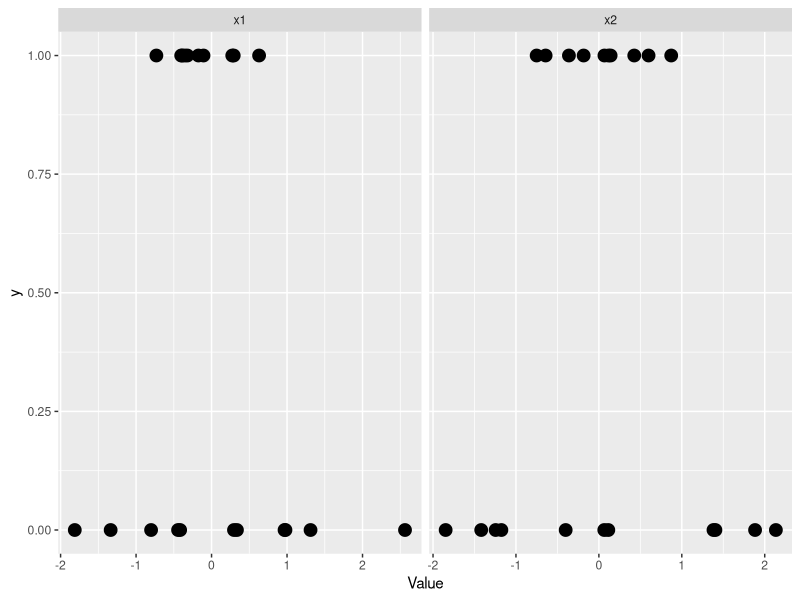
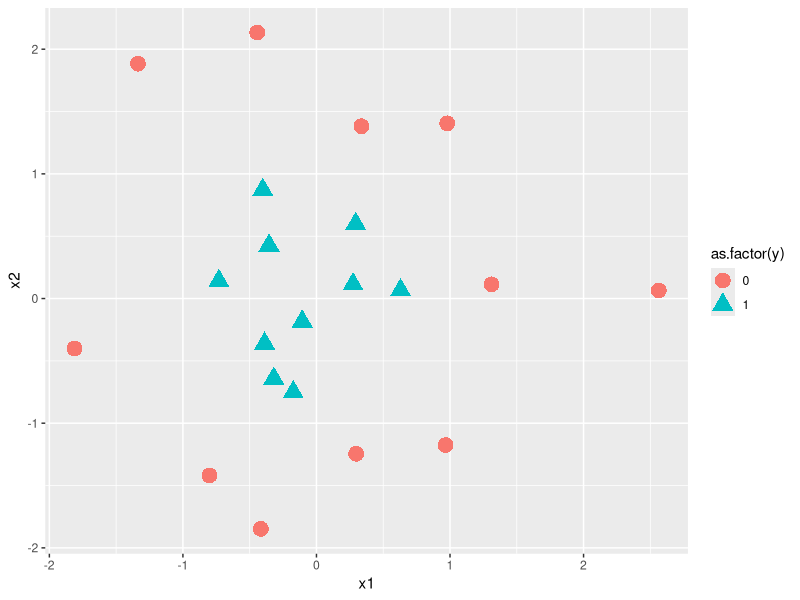
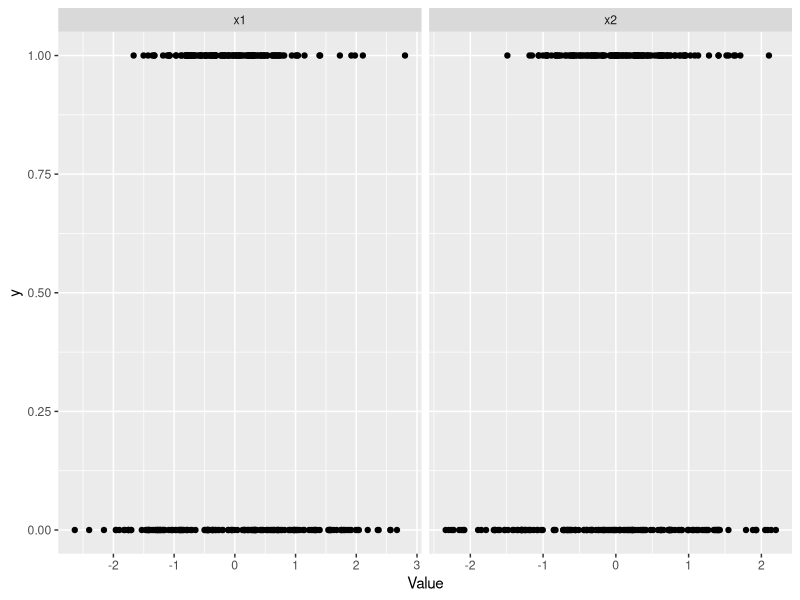
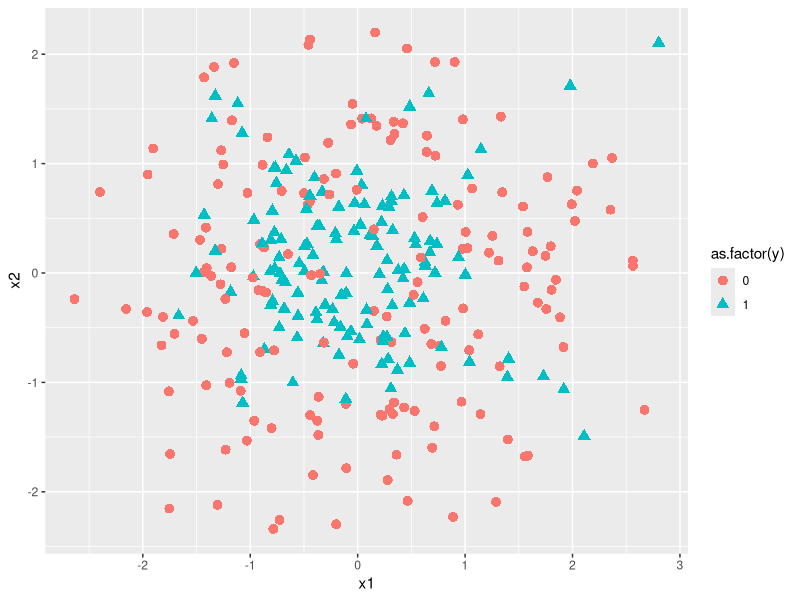
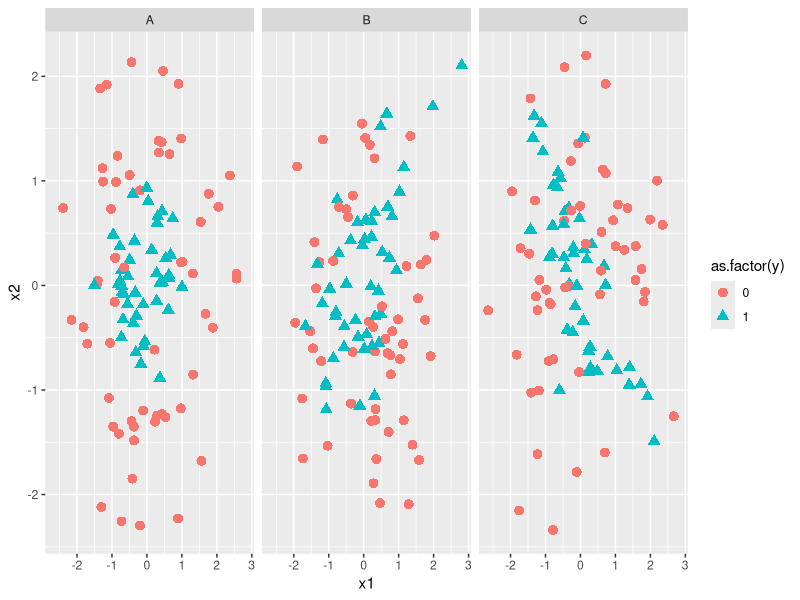
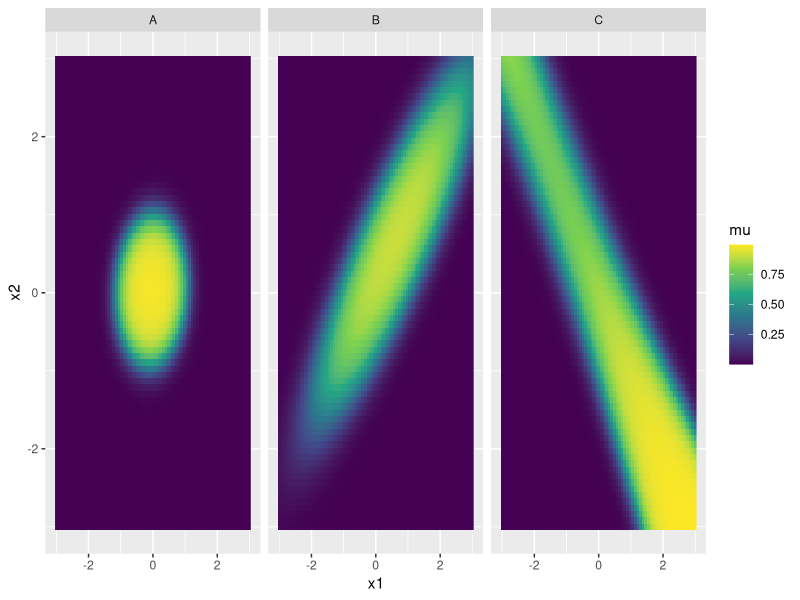
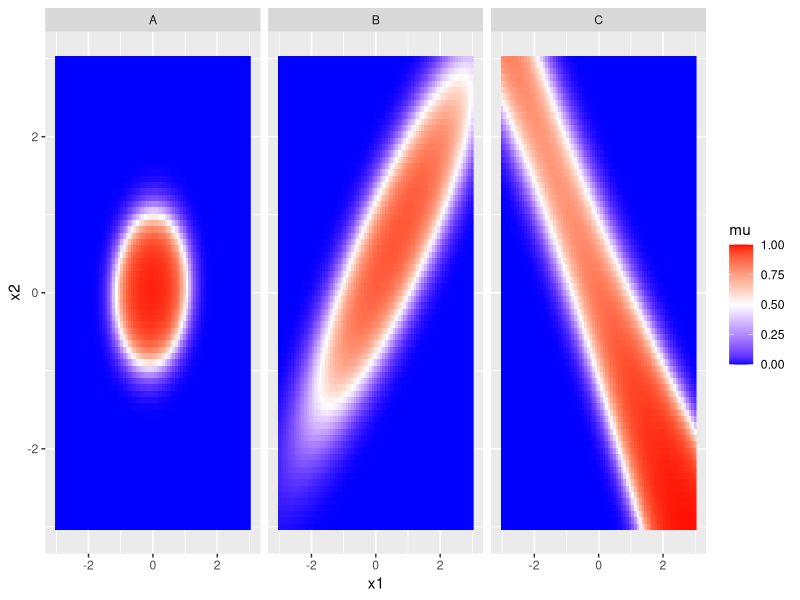
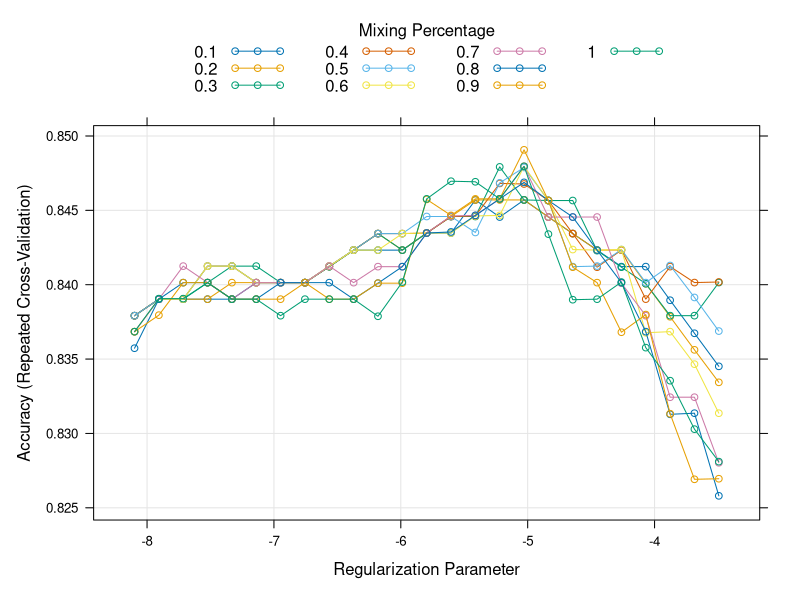

Reproduce these figures in R, in order. (Note: this script raises an error after producing the figures.)
## ---- chunk 1
knitr::opts_chunk$set(echo = TRUE)
## ---- chunk 2
library(tidyverse)
## ---- chunk 3
df <- readr::read_csv('hw11_binary_train.csv', col_names = TRUE)
## ---- chunk 4
df %>% glimpse()
## ---- chunk 5
df_small <- df %>% slice(1:21)

df_small
## ---- chunk 6
df_small %>% count(x3)
## ---- chunk 7
df %>% count(x3)
## ---- chunk 8
df_small %>% count(y) %>% 
  mutate(prop = n / sum(n))
## ---- chunk 9
df %>% count(y) %>% 
  mutate(prop = n / sum(n))
## ---- chunk 10
df_small %>%
  pivot_longer(cols = c("x1", "x2"), names_to = "Variable", values_to = "Value") %>%
  ggplot(aes(x = Value, y = y)) +
  geom_point(size = 4) +
  facet_wrap(~Variable, scales = "free_x")
## ---- chunk 11
mod_small_a <- glm( y ~ x1 * x2, df_small,family = 'binomial' )
## ---- chunk 12
mod_small_b <- glm( y ~ x1 * x2 + I(x1^2) + I(x2^2), df_small,family = 'binomial' )
## ---- chunk 13
summary(mod_small_b)
## ---- chunk 14
ggplot(df_small, mapping =aes(x = x1, y = x2, color = as.factor(y), shape = as.factor(y))) +
  geom_point(size = 5)
## ---- chunk 15
df%>%
  pivot_longer(cols = c("x1", "x2"), names_to = "Variable", values_to = "Value") %>%
  ggplot(aes(x = Value, y = y)) +
  geom_point() +
  facet_wrap(~Variable, scales = "free_x")
## ---- chunk 16
ggplot(df, mapping =aes(x = x1, y = x2, color = as.factor(y), shape = as.factor(y))) +
  geom_point(size = 3)
## ---- chunk 17
ggplot(df, mapping=aes(x = x1, y = x2, color = as.factor(y), shape = as.factor(y))) +
  geom_point(size = 3) +
  facet_wrap(~x3)
## ---- chunk 18
fit_glm <- glm( y ~ x3 * (x1*x2 + I(x1^2) + I(x2^2)), df, family = 'binomial' )
## ---- chunk 19
summary(fit_glm)
## ---- chunk 20
viz_grid <- expand.grid(x1 = seq(-3, 3, length.out=75),
                        x2 = seq(-3, 3, length.out=75),
                        x3 = c("A", "B", "C"),
                        KEEP.OUT.ATTRS = FALSE, 
                        stringsAsFactors = FALSE) %>% 
  as.data.frame() %>% tibble::as_tibble()

viz_grid %>% glimpse()
## ---- chunk 21
pred_viz_glm_a <- predict(fit_glm, newdata = viz_grid)
summary(pred_viz_glm_a)
## ---- chunk 22
pred_viz_glm_b <- predict(fit_glm, newdata = viz_grid, type = 'response')
summary(pred_viz_glm_b)
## ---- chunk 23
viz_grid %>% mutate(mu = pred_viz_glm_b) %>%
  ggplot(mapping=aes(x = x1, y = x2)) +
  geom_raster(mapping = aes(fill = mu)) +
  scale_fill_viridis_c()+
  facet_wrap(~x3)
## ---- chunk 24
viz_grid %>% mutate(mu = pred_viz_glm_b) %>%
  ggplot(mapping=aes(x = x1, y = x2)) +
  geom_raster(mapping = aes(fill = mu)) +
  scale_fill_gradient2(low = 'blue', mid = 'white', high = 'red',
                     midpoint = 0.5,
                     limits = c(0, 1))+
  facet_wrap(~x3)
## ---- chunk 25
library(caret)
## ---- chunk 26
df_caret <- df %>% 
  mutate(outcome = ifelse(y == 1, 'event', 'non_event')) %>% 
  mutate(outcome = factor(outcome, levels = c("event", "non_event"))) %>% 
  select(x1, x2, x3, outcome)

df_caret %>% glimpse()
## ---- chunk 27
my_ctrl <- trainControl(method = 'repeatedcv', number = 10, repeats = 3)
my_metric <- "Accuracy"
## ---- chunk 28
set.seed(1234)
enet_default <- train( outcome ~ x3 * (x1*x2 + I(x1^2) + I(x2^2)),
                       data = df_caret,
                       method = 'glmnet',
                       metric = my_metric,
                       preProcess = c("center", "scale"),
                       trControl = my_ctrl)

enet_default

## ---- chunk 29
lambda_range <- exp(seq(log(min(enet_default$results$lambda)),
                        log(max(enet_default$results$lambda)),
                        length = 25))
enet_grid <- expand.grid(alpha = seq(0.1, 1, by = 0.1),
                         lambda = lambda_range)

nrow(enet_grid)
# Calculate total models fit
nrow(enet_grid) * 10 * 3
## ---- chunk 30
set.seed(1234)
enet_tune <- train(outcome ~ x3 * (x1*x2 + I(x1^2) + I(x2^2)), data = df_caret, method = "glmnet",
                   trControl = my_ctrl, tuneGrid = enet_grid, metric = my_metric,
                   preProcess = c('center', 'scale'))

plot(enet_tune, xTrans = log)
## ---- chunk 31
enet_tune$bestTune
## ---- chunk 32
coefficients <- coef(enet_tune$finalModel, s = enet_tune$bestTune$lambda, mode = "fraction", x = enet_tune$trainingData[, -ncol(enet_tune$trainingData)])
print(coefficients)
## ---- chunk 33
pred_viz_enet_probs <- predict( enet_tune, newdata = viz_grid, type = 'prob' )
## ---- chunk 34
viz_enet_df <- viz_grid %>% bind_cols(pred_viz_enet_probs)

viz_enet_df %>% glimpse()
## ---- chunk 35
viz_enet_df %>% 
  ggplot(mapping = aes(x = x1, y = x2)) +
  geom_raster(mapping = aes(fill = event)) +
  scale_fill_gradient2(low = 'blue', mid = 'white', high = 'red',
                       midpoint = 0.5,
                       limits = c(0, 1))+
   facet_wrap(~x3) 
## ---- chunk 36
enet_varimp <- varImp(enet_tune, scale = FALSE)
plot(enet_varimp)
## ---- chunk 37
set.seed(1234)
nnet_default <- train( outcome ~ .,
                       data = df_caret,
                       method = 'nnet',
                       metric = my_metric,
                       trControl = my_ctrl,
                       preProcess = c("center", "scale"),
                       trace = FALSE)

nnet_default
## ---- chunk 38
nnet_grid <- expand.grid(size = c(5, 9, 13, 17, 21),
                         decay = exp(seq(-6, 0, length = 11)))

nrow(nnet_grid)
## ---- chunk 39
set.seed(1234)
nnet_tune <- train( outcome ~ .,
                    data = df_caret,
                    method = 'nnet',
                    metric = my_metric,
                    preProcess = c("center", "scale"),
                    tuneGrid = nnet_grid,
                    trControl = my_ctrl,
                    trace = FALSE)
plot(nnet_tune, xTrans = log)
## ---- chunk 40
nnet_tune$bestTune
## ---- chunk 41
pred_viz_nnet_probs <- predict(nnet_tune, newdata = viz_grid, type = 'prob')
## ---- chunk 42
viz_nnet_df <- viz_grid %>% bind_cols(pred_viz_nnet_probs)

viz_nnet_df %>% glimpse()
## ---- chunk 43
viz_nnet_df %>% 
  ggplot(mapping = aes(x = x1, y = x2)) +
  geom_raster(mapping = aes(fill = event)) +
  scale_fill_gradient2(low = 'blue', mid = 'white', high = 'red',
                       midpoint = 0.5,
                       limits = c(0, 1))+
 facet_wrap(~x3) 
## ---- chunk 44
nnet_varimp <- varImp(nnet_tune, scale = FALSE)
plot(nnet_varimp)
## ---- chunk 45
set.seed(1234)
rf_default <- train( outcome ~ .,
                     data = df_caret,
                     method = 'rf',
                     metric = my_metric,
                     trControl = my_ctrl,
                     importance = TRUE)

rf_default
## ---- chunk 46
pred_viz_rf_probs <- predict(rf_default, newdata = viz_grid, type = 'prob')
## ---- chunk 47
viz_rf_df <- viz_grid %>% bind_cols(pred_viz_rf_probs)

viz_rf_df %>% glimpse()
## ---- chunk 48
viz_rf_df %>% 
  ggplot(mapping = aes(x = x1, y = x2)) +
  geom_raster(mapping = aes(fill = event)) +
  facet_wrap(~x3) +
  scale_fill_gradient2(low = 'blue', mid = 'white', high = 'red',
                       midpoint = 0.5,
                       limits = c(0, 1))
## ---- chunk 49
rf_varimp <- varImp(rf_default, scale = FALSE)
plot(rf_varimp)
## ---- chunk 50
set.seed(1234)
xgb_default <- train( outcome ~ .,
                      data = df_caret,
                      method = 'xgbTree',
                      metric = my_metric,
                      trControl = my_ctrl,
                      lverbose = FALSE,
                      verbosity = 0)
plot(xgb_default)
## ---- chunk 51
xgb_default$bestTune
## ---- chunk 52
pred_viz_xgb_probs <- predict(xgb_default, newdata=viz_grid, type='prob')
## ---- chunk 53
viz_xgb_df <- viz_grid %>% bind_cols(pred_viz_xgb_probs)
viz_xgb_df %>% glimpse()
## ---- chunk 54
viz_xgb_df %>% 
  ggplot(mapping = aes(x = x1, y = x2)) +
  geom_raster(mapping = aes(fill = event)) +
  scale_fill_gradient2(low = 'blue', mid = 'white', high = 'red',
                       midpoint = 0.5,
                       limits = c(0, 1))+
   facet_wrap(~x3)
## ---- chunk 55
xgb_varimp <- varImp(xgb_default, scale = FALSE)
plot(xgb_varimp)
## ---- chunk 56
xgb_grid <- expand.grid(nrounds = c(25, 50),
                        max_depth = c(3, 6, 9, 129),
                        eta = c(0.25 * xgb_default$bestTune$eta, 0.5 * xgb_default$bestTune$eta, xgb_default$bestTune$eta),
                        gamma = xgb_default$bestTune$gamma,
                        colsample_bytree = xgb_default$bestTune$colsample_bytree,
                        min_child_weight = xgb_default$bestTune$min_child_weight,
                        subsample = xgb_default$bestTune$subsample)
## ---- chunk 57
set.seed(1234)
xgb_tune <- train(outcome ~ .,
                  data = df_caret,
                  method = "xgbTree", 
                  tuneGrid = xgb_grid, 
                  trControl = my_ctrl,
                  metric = my_metric,
                  lverbose = FALSE, 
                  verbosity = 0)
plot(xgb_tune)
## ---- chunk 58
xgb_tune$bestTune
## ---- chunk 59
caret_acc_compare <- resamples(list(ENET_tune = enet_tune,
                                    NNET_default =nnet_default,
                                    NNET_tune = nnet_tune,
                                    RF = rf_default,
                                    XGB_default = xgb_default,
                                    XGB_tune = xgb_tune))
## ---- chunk 60
dotplot(caret_acc_compare, metric = 'Accuracy')
